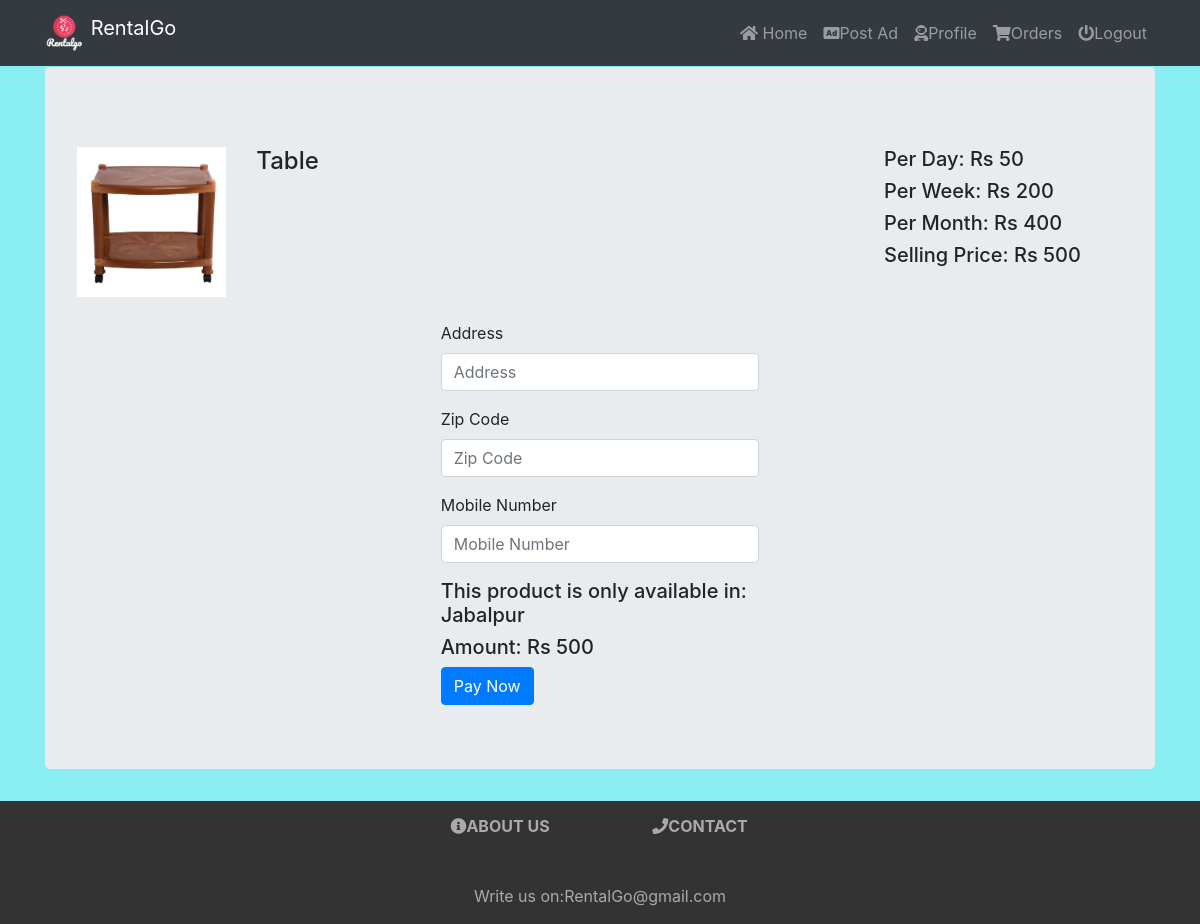
The app's page /products/buyorder/10 (signed in) with its own data.
### products/models.py (models this page shows, shortened)
class Product(models.Model):
    prod_name = models.CharField(max_length=128, blank=False)
    description = models.TextField(blank=False)
    quantity = models.PositiveIntegerField(default=1, blank=False)
    dprice = models.PositiveIntegerField()
    wprice = models.PositiveIntegerField()
    mprice = models.PositiveIntegerField()
    img1 = models.ImageField(upload_to='images/',null=True)
    img2 = models.ImageField(upload_to='images/',null=True)
    owner = models.ForeignKey(User,null=True, on_delete=models.CASCADE, related_name='products')
    selling_choice = [
        ('y','YES'),
        ('n','NO'),
    ]
    available_for_selling = models.CharField(max_length=1, choices=selling_choice, default='n')
    sprice = models.PositiveIntegerField(default=0)
    cities = [
        ('Mumbai','Mumbai'),
        ('Delhi','Delhi'),
        ('Jabalpur','Jabalpur'),
        ('Goa','Goa'),
        ('Bangalore','Bangalore'),
        ('Hyderabad','Hyderabad'),
        ('Lucknow','Lucknow'),
        ('Kanpur','Kanpur'),
        ('Gwalior','Gwalior'),
        ('Gurgaon','Gurgaon'),
    ]
    city_choice = models.CharField(max_length=15, choices=cities, default='Jabalpur')

### products/views.py (the view)
# urls.py: path('buyorder/<int:product_id>', views.buy_order, name='buy_order'),
@login_required
def buy_order(request, product_id):
    product = get_object_or_404(Product, pk=product_id)
    if product.available_for_selling == "n":
        redirect('home')
    if request.method == 'POST':
        if product.quantity == 0:
            return render(request, 'products/detail.html', {'product':product})
        form = BuyForm(request.POST)
        if form.is_valid():
            buyorder = form.save(commit=False)
            buyorder.product = product
            buyorder.receiver = request.user
            buyorder.sender = product.owner
            buyorder.order_date = datetime.date.today()
            buyorder.cost = product.sprice
            buyorder.city_choice = product.city_choice
            buyorder.save()
            param_dict = {
                'MID': 'WorldP64425807474247',
                'ORDER_ID': str(100000000000000382109321-buyorder.id),
                'TXN_AMOUNT': str(buyorder.cost),
                'CUST_ID': request.user.email,
                'INDUSTRY_TYPE_ID': 'Retail',
                'WEBSITE': 'WEBSTAGING',
                'CHANNEL_ID': 'WEB',
                'CALLBACK_URL':'http://127.0.0.1:8000/products/buy_payment_status/',
            }
            param_dict['CHECKSUMHASH'] = Checksum.generate_checksum(param_dict, MERCHANT_KEY)
            return render(request, 'products/paytm.html', {'param_dict': param_dict})
    else:
        if request.user.profile.kyc_verified == "n":
            product =Product.objects
            return render(request, 'products/home.html',  {'product':product, 'error':'Select two different dates'})
        else:
            buy_form = BuyForm
            return render(request, 'products/buyorder.html', {'buy_form':buy_form, 'product':product})

### products/templates/products/buyorder.html (shortened to what this page needs)
{% extends 'base.html' %}
{% load bootstrap3 %}
{% block content %}
<div class="jumbotron" >
    <div class="row pb-4 pt-3">
      <div class="col-2">
        <img src="{{ product.img1.url }}" class="img-fluid">
      </div>
      <div class="col-7">
        <h4>{{ product.prod_name }}</h4>
      </div>
      <div class="col-3">
        <h5>Per Day: Rs {{ product.dprice }}</h5>
        <h5>Per Week: Rs {{ product.wprice }}</h5>
        <h5>Per Month: Rs {{ product.mprice }}</h5>
        <h5>Selling Price: Rs {{ product.sprice }}</h5>
      </div>
    </div>
    <div class="container col-4">
      <form method="POST">
        {% bootstrap_form buy_form %}
        <h5>This product is only available in: {{ product.city_choice }}</h5>
        <h5>Amount: Rs {{ product.sprice }}</h5>
        <input type="submit" class="btn btn-primary" value="Pay Now">
      </form>
    </div>
</div>
{% endblock %}

### rentalgo/templates/base.html (style rules this page uses)
body { background: url("http://paper-backgrounds.com/textureimages/2012/12/red-wood-texture-background1-500x333.jpg"); }

### records on screen
Product: img1 (picture), prod_name "Table", dprice "50", wprice "200", mprice "400", sprice "500", city_choice "Jabalpur"
